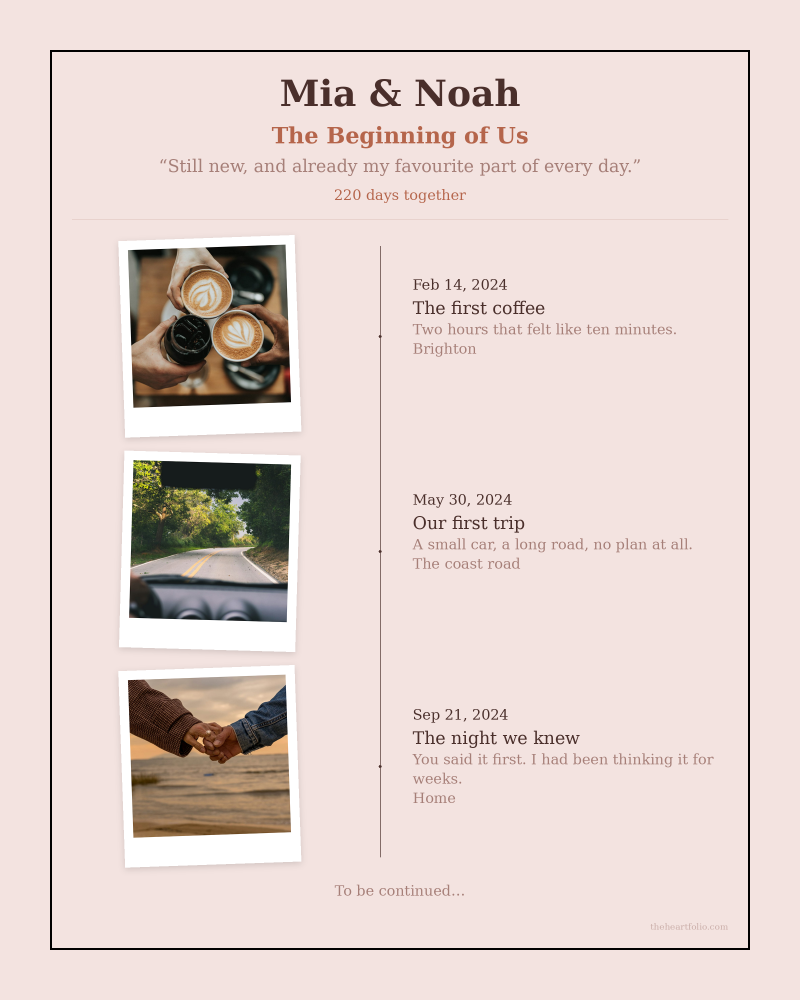
#> input picture customer-artwork-library-v2/love-story-timeline/en/s1-new-love-neat-stack.png, 2400 x 3000 px (shown at 1/3 size)
$ python build_mockups.py
#> lines starting #> are read from the running program, lines starting #| are printed output that depends on the picture; after the words box and inside, x2 and y2 are one past the last pixel; in counts of white or black regions, pixels touching at a corner belong together
# -*- coding: utf-8 -*-
"""First mockup design exploration — 12 mockups (3 directions x 4 artworks).

Composites the EXISTING customer-ready artwork, UNCHANGED, into three
procedurally-built premium interior scenes (Luxury Editorial / Modern
Minimalist / Romantic Lifestyle). No image-generation model is used (none is
available here); the environments are built in code and the real artwork is
placed as a separate, pixel-faithful layer — only scaled proportionally to the
frame opening (never cropped, stretched or recoloured). Source files are opened
read-only and sha256-verified unchanged after the run.
"""
from __future__ import annotations
import json, csv, hashlib
from pathlib import Path
from PIL import Image, ImageDraw, ImageFilter

LIB = Path(__file__).resolve().parents[1]
REPO = LIB.parents[0]
SRCROOT = REPO / "customer-artwork-library-v2"
W, H = 1280, 1600  # 4:5 vertical, Pinterest / product-page friendly

# ---- four representative source artworks (existing, unchanged) ----
SOURCES = {
    "lst-a-neat-stack":       ("love-story-timeline", "en/s1-new-love-neat-stack.png",          "Love Story Timeline · Neat Stack · new-love"),
    "lst-b-dotted-branching": ("love-story-timeline", "en/s4-engaged-wedding-dotted-branching.png", "Love Story Timeline · Dotted Branching · engaged-wedding"),
    "song-a-player":          ("song-poster",         "en/sp1-first-dance-player.png",            "Song Poster · Player · first-dance (portrait)"),
    "song-b-award":           ("song-poster",         "en/sp6-milestone-award.png",              "Song Poster · Award · milestone (landscape)"),
}

def _hex(c): c = c.lstrip("#"); return tuple(int(c[i:i+2], 16) for i in (0, 2, 4))

def vgrad(size, top, bot):
    w, h = size; base = Image.new("RGB", (1, h)); px = base.load()
    a, b = _hex(top), _hex(bot)
    for y in range(h):
        t = y/max(1, h-1); px[0, y] = tuple(round(a[i]+(b[i]-a[i])*t) for i in range(3))
    return base.resize((w, h))

def radial(size, cx, cy, r, color, strength):
    w, h = size; lum = Image.new("L", (w, h), 0)
    ImageDraw.Draw(lum).ellipse([cx-r, cy-r, cx+r, cy+r], fill=strength)
    lum = lum.filter(ImageFilter.GaussianBlur(r*0.55))
    return Image.new("RGB", (w, h), _hex(color)), lum

def vignette(size, strength):
    w, h = size; m = Image.new("L", (w, h), 0)
    pad = int(min(w, h)*0.12)
    ImageDraw.Draw(m).ellipse([pad, pad, w-pad, h-pad], fill=255)
    m = m.filter(ImageFilter.GaussianBlur(min(w, h)*0.16))
    return Image.new("RGB", (w, h), (0, 0, 0)), m.point(lambda v: int((255-v)*strength/255))

def fit(im, bw, bh):
    """Proportional contain-fit — never crops or distorts the artwork."""
    w, h = im.size; s = min(bw/w, bh/h)
    return im.resize((max(1, round(w*s)), max(1, round(h*s))), Image.LANCZOS)

def framed(art, *, frame_col, frame_w_frac, mat_col, mat_frac, bevel_dark, bevel_light):
    a = art.convert("RGB"); aw, ah = a.size
    L = max(aw, ah)
    fw = max(8, round(L*frame_w_frac)); mat = max(0, round(L*mat_frac))
    inner_w, inner_h = aw+mat*2, ah+mat*2
    Wp, Hp = inner_w+fw*2, inner_h+fw*2
    piece = Image.new("RGB", (Wp, Hp), _hex(frame_col)); d = ImageDraw.Draw(piece)
    # moulding bevel: light outer, dark inner lip
    d.rectangle([0, 0, Wp-1, Hp-1], outline=bevel_light, width=max(1, fw//7))
    d.rectangle([fw-max(1, fw//6), fw-max(1, fw//6), Wp-fw+max(1, fw//6), Hp-fw+max(1, fw//6)],
                outline=bevel_dark, width=max(1, fw//6))
    piece.paste(Image.new("RGB", (inner_w, inner_h), _hex(mat_col)), (fw, fw))
    piece.paste(a, (fw+mat, fw+mat))  # artwork placed unchanged
    # subtle mat shadow where the print sits in the window
    d.rectangle([fw+mat-1, fw+mat-1, fw+mat+aw, fw+mat+ah], outline=(70, 60, 48), width=2)
    return piece.convert("RGBA")

def drop_shadow(size, blur, alpha, color=(25, 18, 12)):
    w, h = size; pad = blur*3
    sh = Image.new("RGBA", (w+pad*2, h+pad*2), (0, 0, 0, 0))
    ImageDraw.Draw(sh).rectangle([pad, pad, pad+w, pad+h], fill=color+(alpha,))
    return sh.filter(ImageFilter.GaussianBlur(blur)), pad

DIRECTIONS = {
    "luxury-editorial": dict(
        wall=("#efe8db", "#e3d8c6"), light=(int(W*0.33), int(H*0.24), int(H*0.52), "#fff6e6", 150),
        vig=44, frame_col="#5c4631", mat_col="#f6f1e6", frame_w=0.028, mat=0.070,
        bevel_dark=(0,0,0), bevel_light=(255,255,255,45), box=(0.72, 0.66), cy=0.455,
        sh_blur=44, sh_alpha=92, surface=None,
        desc="Warm ivory walls, walnut frame, generous mat, soft upper-left daylight; calm and timeless.",
    ),
    "modern-minimalist": dict(
        wall=("#f4f4f2", "#e8e9ea"), light=(int(W*0.52), int(H*0.18), int(H*0.46), "#ffffff", 118),
        vig=28, frame_col="#191a1c", mat_col="#ffffff", frame_w=0.014, mat=0.045,
        bevel_dark=(0,0,0), bevel_light=(90,90,92), box=(0.66, 0.62), cy=0.44,
        sh_blur=30, sh_alpha=66, surface=None,
        desc="Cool neutral wall, slim matte-black frame, crisp directional light, generous negative space.",
    ),
    "romantic-lifestyle": dict(
        wall=("#f0e2d4", "#e2c7b4"), light=(int(W*0.5), int(H*0.34), int(H*0.5), "#ffe7cc", 160),
        vig=60, frame_col="#7b5636", mat_col="#f7efe3", frame_w=0.024, mat=0.055,
        bevel_dark=(40,26,16), bevel_light=(255,240,220,55), box=(0.70, 0.62), cy=0.40,
        sh_blur=42, sh_alpha=88, surface=("#cBad8f", "#b48f6c", 0.17),
        desc="Warm cream wall, oak frame, intimate warm light pool and a soft console surface; refined, not clichéd.",
    ),
}

def build_scene(art, direction):
    cfg = DIRECTIONS[direction]
    scene = vgrad((W, H), *cfg["wall"]).convert("RGB")
    cx, cy, r, col, strength = cfg["light"]
    tint, lum = radial((W, H), cx, cy, r, col, strength)
    scene = Image.blend(Image.composite(tint, scene, lum).convert("RGB"), vgrad((W, H), *cfg["wall"]), 0.35)
    if cfg["surface"]:
        t_top, t_bot, frac = cfg["surface"]; th = int(H*frac)
        scene.paste(vgrad((W, th), t_top, t_bot), (0, H-th))
        band = Image.new("RGBA", (W, int(th*0.5)), (0, 0, 0, 0)); bd = ImageDraw.Draw(band)
        for y in range(band.height):
            bd.line([(0, y), (W, y)], fill=(60, 40, 26, int(55*(1-y/band.height)**1.6)))
        scene = scene.convert("RGBA"); scene.alpha_composite(band, (0, H-th)); scene = scene.convert("RGB")
    scene = scene.convert("RGBA")
    piece = framed(art, frame_col=cfg["frame_col"], frame_w_frac=cfg["frame_w"], mat_col=cfg["mat_col"],
                   mat_frac=cfg["mat"], bevel_dark=cfg["bevel_dark"], bevel_light=cfg["bevel_light"])
    piece = fit(piece, int(W*cfg["box"][0]), int(H*cfg["box"][1]))
    px = (W-piece.width)//2; py = int(H*cfg["cy"]) - piece.height//2
    sh, pad = drop_shadow(piece.size, cfg["sh_blur"], cfg["sh_alpha"])
    scene.alpha_composite(sh, (px-pad+int(cfg["sh_blur"]*0.18), py-pad+int(cfg["sh_blur"]*0.5)))
    scene.alpha_composite(piece, (px, py))
    dark, inv = vignette((W, H), cfg["vig"])
    return Image.composite(dark.convert("RGBA"), scene, inv).convert("RGB")

def file_hash(p): return hashlib.sha256(Path(p).read_bytes()).hexdigest()

def main():
    manifest = []
    before = {k: file_hash(SRCROOT/v[0]/v[1]) for k, v in SOURCES.items()}
    for direction in DIRECTIONS:
        (LIB/direction).mkdir(parents=True, exist_ok=True)
        for key, (product, rel, label) in SOURCES.items():
            src = SRCROOT/product/rel
            art = Image.open(src)  # read-only
#> art is the input picture: PIL image 2400x3000 RGB; mean R, G, B 227.5, 212, 207.6
            scene = build_scene(art, direction)
#> in radial, `lum = Image.new('L', (w, h), 0)`: lum: PIL image 1280x1600 L; every value is 0
#> in radial, `ImageDraw.Draw(lum).ellipse([cx-r, cy-r, cx+r, cy+r], fill=strength)`:
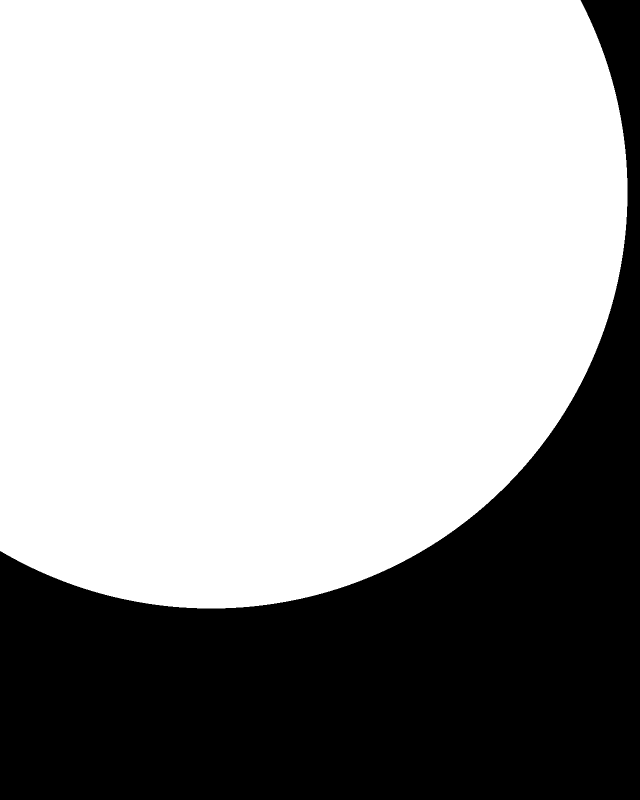
#> lum: PIL image 1280x1600 L (shown at 1/2 size); values 0 (black) and 150 (white), 66% white; 1 black region, box (x1, y1, x2, y2) and area: (0, 0, 1280, 1600) 696987
#> in radial, `lum = lum.filter(ImageFilter.GaussianBlur(r*0.55))`:
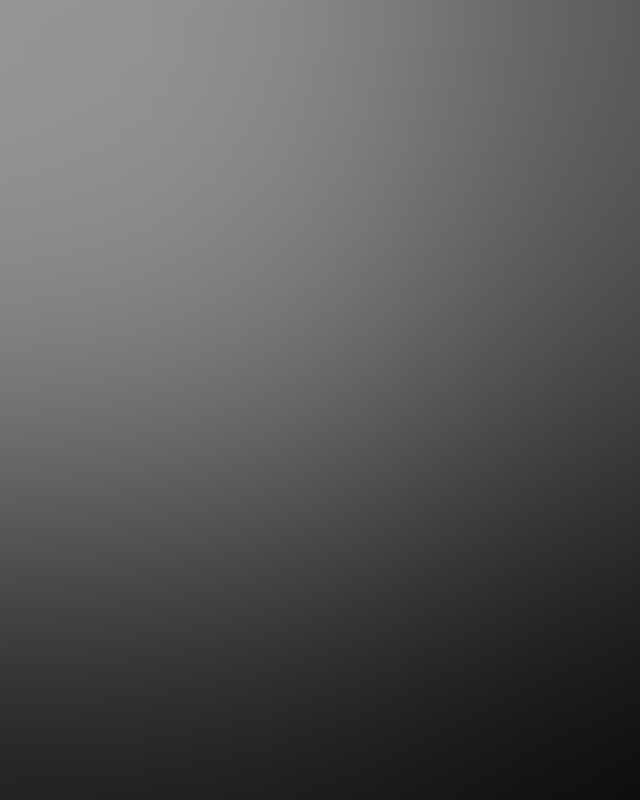
#> lum: PIL image 1280x1600 L (shown at 1/2 size); min 14, max 150, mean 87.6
#> in framed, `piece = Image.new('RGB', (Wp, Hp), _hex(frame_col))`:
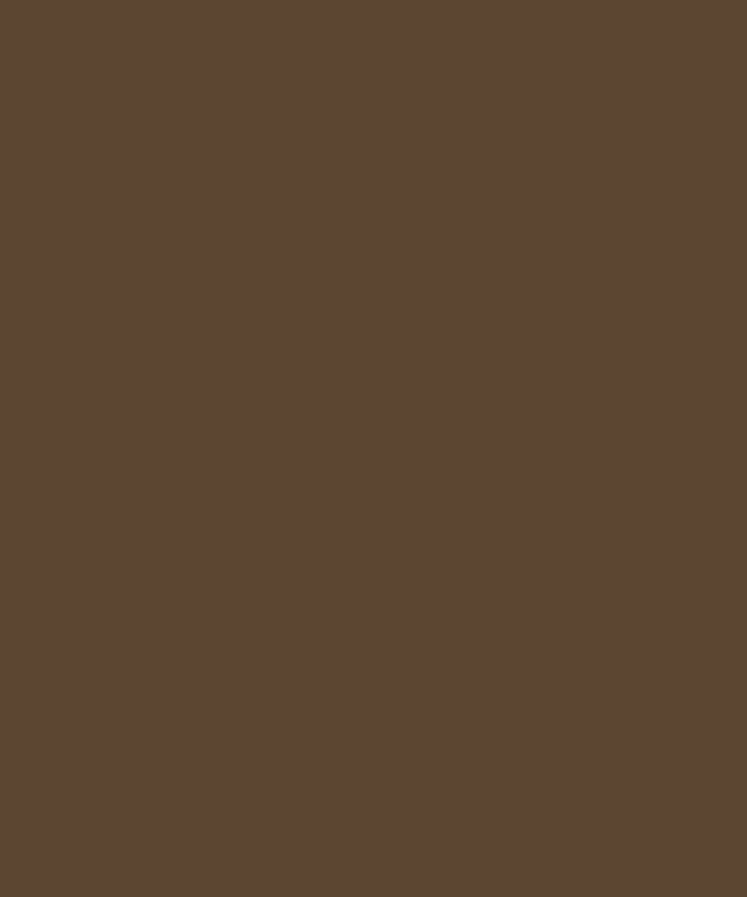
#> piece: PIL image 2988x3588 RGB (shown at 1/4 size); mean R, G, B 92, 70, 49
#> in drop_shadow, `sh = Image.new("RGBA", (w+pad*2, h+pad*2), (0, 0, 0, 0))`: sh: PIL image 1143x1320 RGBA; every value is 0
#> in build_scene, `sh, pad = drop_shadow(piece.size, cfg["sh_blur"], cfg["sh_alpha"])`:
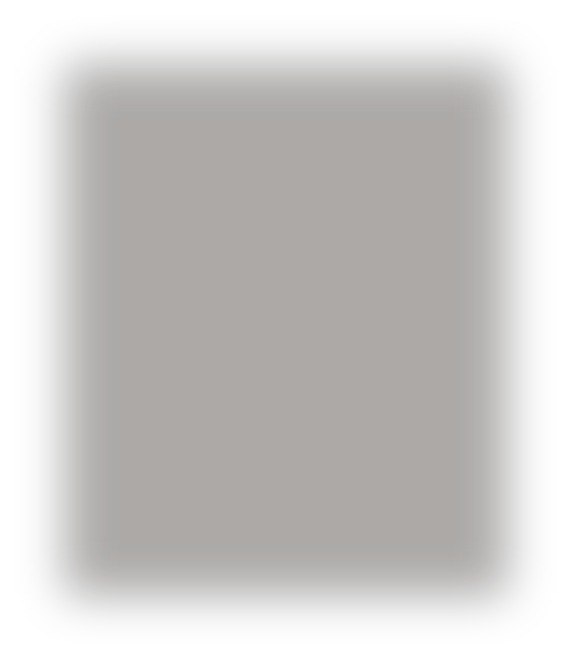
#> sh: PIL image 1143x1320 RGBA (shown at 1/2 size); mean R, G, B, A 15.4, 11.1, 7.4, 56.7; transparent parts drawn white
#> in build_scene, `sh, pad = drop_shadow(piece.size, cfg["sh_blur"], cfg["sh_alpha"])`: pad = 132
#> in vignette, `ImageDraw.Draw(m).ellipse([pad, pad, w-pad, h-pad], fill=255)`: m: PIL image 1280x1600 L; 48.4% white; 1 white region, box (x1, y1, x2, y2) and area: (153, 153, 1128, 1448) 991525
#> in vignette, `m = m.filter(ImageFilter.GaussianBlur(min(w, h)*0.16))`:
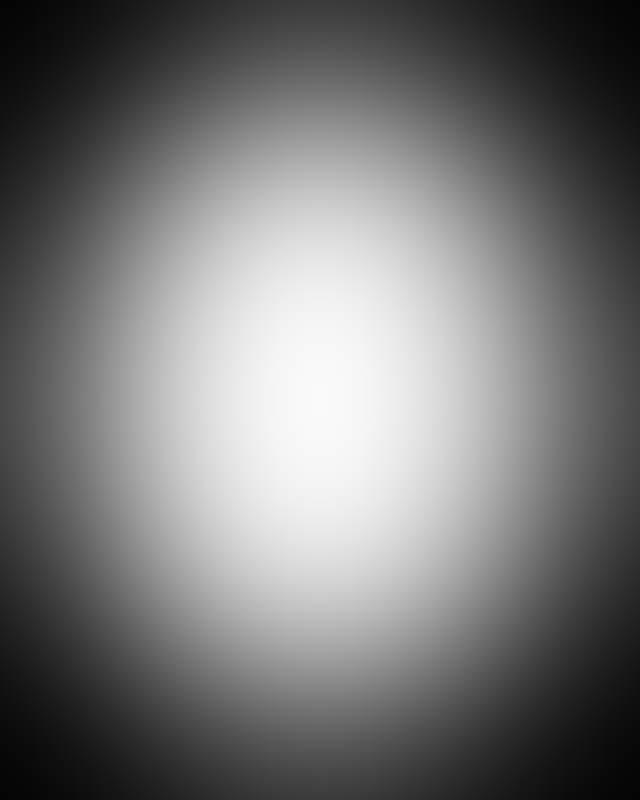
#> m: PIL image 1280x1600 L (shown at 1/2 size); min 4, max 250, mean 118.2
#> in build_scene, `dark, inv = vignette((W, H), cfg["vig"])`: dark: PIL image 1280x1600 RGB; every value is 0
#> in build_scene, `dark, inv = vignette((W, H), cfg["vig"])`:
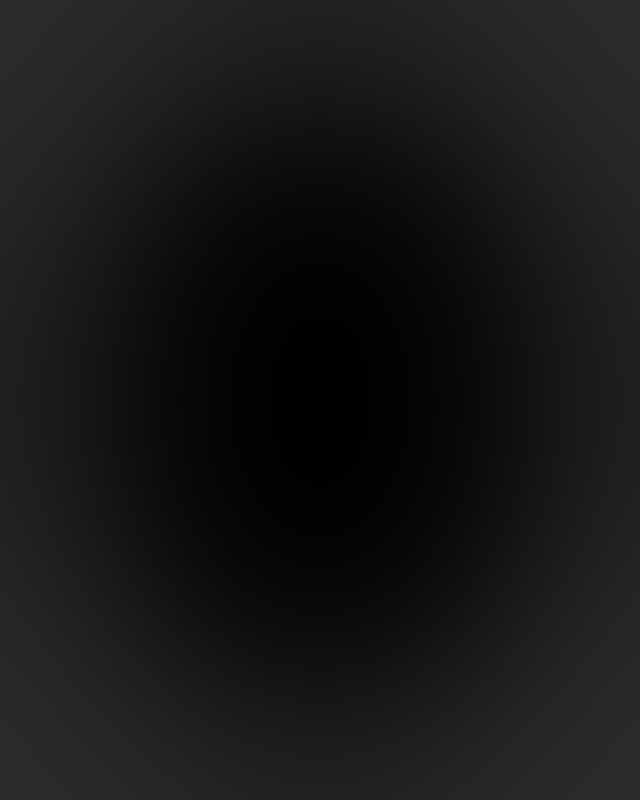
#> inv: PIL image 1280x1600 L (shown at 1/2 size); min 0, max 43, mean 23.1
#> in build_scene, `return Image.composite(dark.convert("RGBA"), scene, inv).convert("RGB")`:
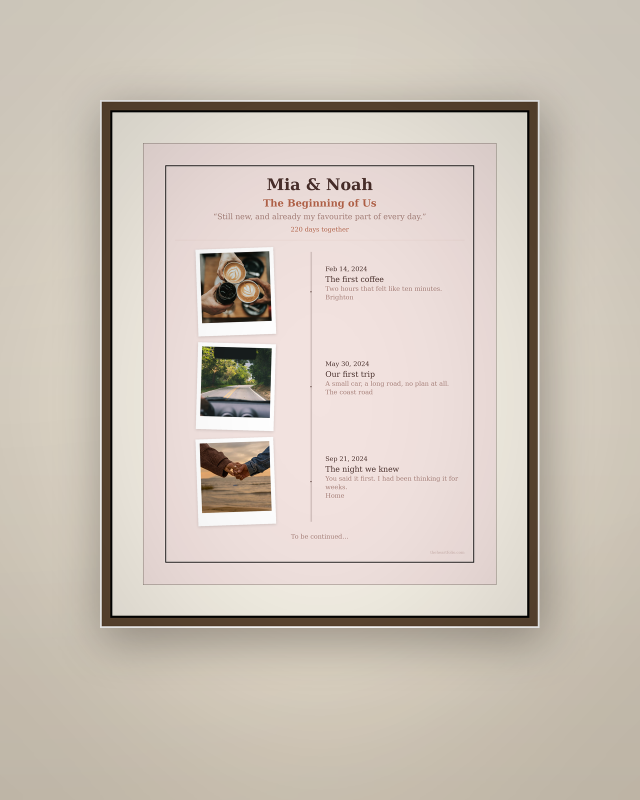
#> returned value: PIL image 1280x1600 RGB (shown at 1/2 size); mean R, G, B 204.7, 194.7, 184.2
            out = LIB/direction/f"{key}.jpg"
            scene.save(out, quality=92)
            manifest.append({
                "file": f"{direction}/{key}.jpg", "direction": direction,
                "direction_note": DIRECTIONS[direction]["desc"],
                "product": product, "artwork_label": label,
                "source_artwork": f"customer-artwork-library-v2/{product}/{rel}",
                "source_orientation": "portrait" if art.height > art.width else "landscape",
                "canvas": f"{W}x{H}", "format": "JPG",
            })
            print("built", direction, key)
    unchanged = all(file_hash(SRCROOT/v[0]/v[1]) == before[k] for k, v in SOURCES.items())
#> unchanged = True
    print("source artwork unchanged:", unchanged)
#| source artwork unchanged: True
    (LIB/"manifest").mkdir(exist_ok=True)
    json.dump(manifest, open(LIB/"manifest"/"manifest.json", "w"), ensure_ascii=False, indent=1)
    cols = ["file","direction","product","artwork_label","source_artwork","source_orientation","canvas","format","direction_note"]
    with open(LIB/"manifest"/"manifest.csv","w",newline="") as fh:
        w = csv.DictWriter(fh, fieldnames=cols, extrasaction="ignore"); w.writeheader(); w.writerows(manifest)
    print(f"DONE {len(manifest)} mockups; sources unchanged: {unchanged}")

if __name__ == "__main__":
    main()
